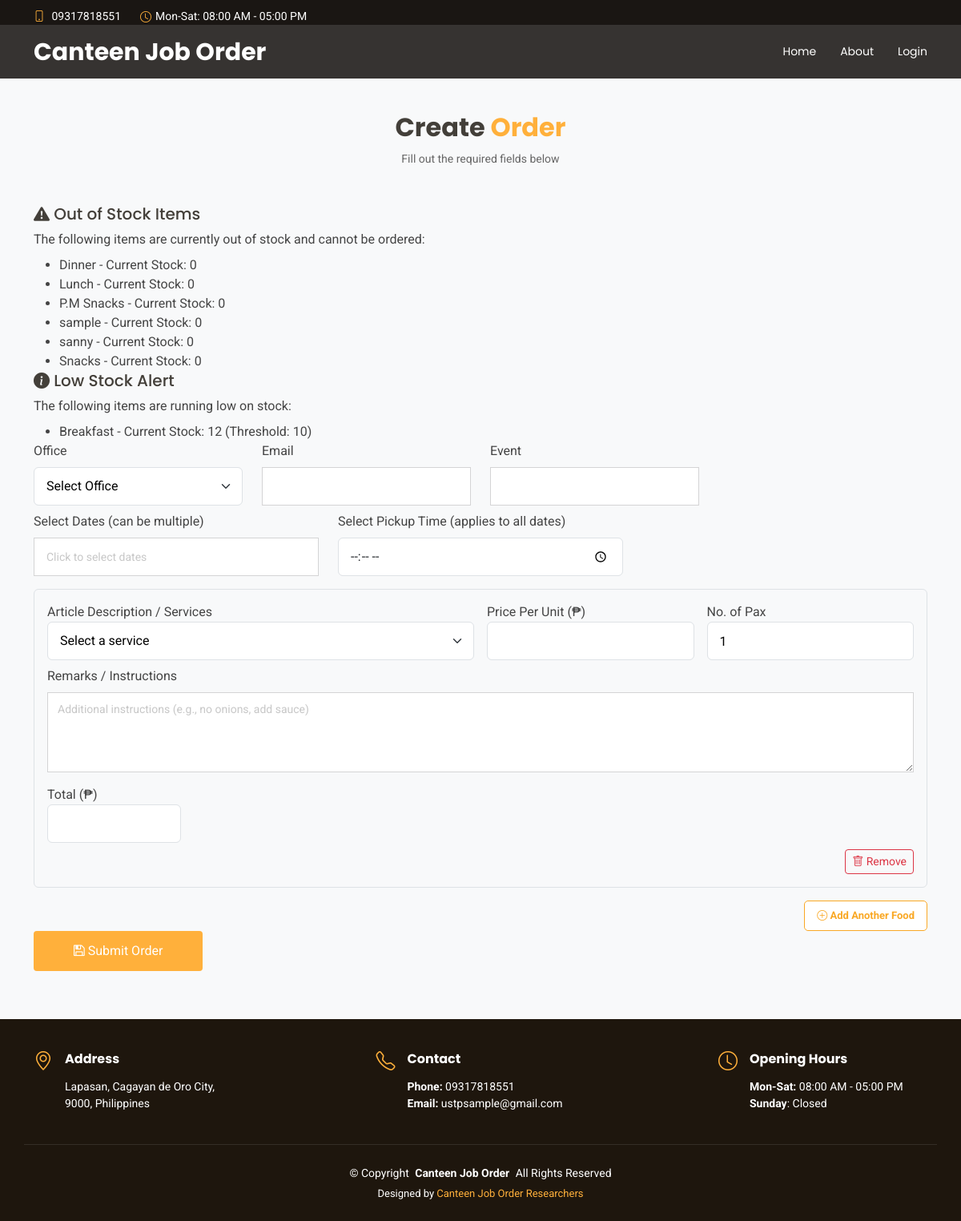
/create_orders.php, run on the app's committed database.
### tables this page shows
CREATE TABLE `system_settings` (
  `Id` int(11) NOT NULL,
  `system_name` varchar(255) NOT NULL,
  `about_us` text NOT NULL,
  `address` text NOT NULL,
  `email` varchar(50) NOT NULL,
  `contact` varchar(50) NOT NULL,
  `logo` varchar(255) NOT NULL,
  `gallery` varchar(255) NOT NULL,
  `status` int(11) NOT NULL DEFAULT 0 COMMENT '0=Inactive, 1=Active',
  `created_at` timestamp NOT NULL DEFAULT current_timestamp()
);

CREATE TABLE `tblitem` (
  `item_id` int(11) NOT NULL,
  `item_name` varchar(150) NOT NULL,
  `item_unit_price` decimal(10,2) NOT NULL,
  `stock_qty` int(11) NOT NULL DEFAULT 0,
  `low_stock_threshold` int(11) NOT NULL DEFAULT 10,
  `item_added_by` int(11) NOT NULL
);

### php/db_config.php (called while the page is built, shortened)
<?php
	class db_connect {
	    private $host = DB_HOST;
	    private $user = DB_USER;
	    private $pass = DB_PASS;
	    private $name = DB_NAME;
	    public function connect() {
	        $this->conn = new mysqli($this->host, $this->user, $this->pass, $this->name);
	        return true;
	    }
	}
?>

### php/classes.php (called while the page is built, shortened)
<?php
    require_once 'db_config.php';
    class db_class extends db_connect {
            public function getActiveSystemSettings() {
                $query=$this->conn->prepare("SELECT * FROM system_settings WHERE status=1 LIMIT 1") or die($this->conn->error);
                if($query->execute()){
                    $result=$query->get_result();
                    return $result;
                }
            }
    }

### create_orders.php (the view, shortened to what this page needs)
<?php
require_once 'header.php';
$lowStockItems = [];
$criticalStockItems = [];
$outOfStockItems = [];
try {
  $conn = $db->getConnection();
  $stmt = $conn->prepare("SELECT item_id, item_name, item_unit_price, stock_qty, low_stock_threshold, item_added_by FROM tblitem WHERE 1 ORDER BY item_name ASC");
  if ($stmt && $stmt->execute()) {
    $result = $stmt->get_result();
    while ($row = $result->fetch_assoc()) {
      $stockQty = isset($row['stock_qty']) ? (int)$row['stock_qty'] : 0;
      $threshold = isset($row['low_stock_threshold']) ? (int)$row['low_stock_threshold'] : 10;
      if ($stockQty <= 0) {
        $outOfStockItems[] = $row;
      } elseif ($stockQty <= $threshold) {
        $criticalStockItems[] = $row;
      } elseif ($stockQty <= ($threshold * 2)) {
        $lowStockItems[] = $row;
      }
    }
  }
} catch (Exception $e) {
}
?>
<section id="contact" class="contact section bg-light">
  <div class="container section-title" data-aos="fade-up">
    <div><span>Create</span> <span class="description-title">Order</span></div>
    <p>Fill out the required fields below</p>
  </div>
  <div class="container" data-aos="fade-up">
    <?php if (!empty($outOfStockItems) || !empty($criticalStockItems) || !empty($lowStockItems)): ?>
      <div class="stock-warnings">
        <?php if (!empty($outOfStockItems)): ?>
          <div class="stock-warning out-of-stock">
            <h5><i class="bi bi-exclamation-triangle-fill"></i> Out of Stock Items</h5>
            <p class="mb-2">The following items are currently out of stock and cannot be ordered:</p>
            <ul class="mb-0">
              <?php foreach ($outOfStockItems as $item): ?>
                <li><?= htmlspecialchars($item['item_name']) ?> - Current Stock: 0</li>
              <?php endforeach; ?>
            </ul>
          </div>
        <?php endif; ?>
        <?php if (!empty($lowStockItems)): ?>
          <div class="stock-warning">
            <h5><i class="bi bi-info-circle-fill"></i> Low Stock Alert</h5>
            <p class="mb-2">The following items are running low on stock:</p>
            <ul class="mb-0">
              <?php foreach ($lowStockItems as $item): ?>
                <li><?= htmlspecialchars($item['item_name']) ?> - Current Stock: <?= (int)$item['stock_qty'] ?> (Threshold: <?= (int)$item['low_stock_threshold'] ?>)</li>
              <?php endforeach; ?>
            </ul>
          </div>
        <?php endif; ?>
      </div>
    <?php endif; ?>
    <form id="createOrderForm" method="post" role="form" class="php-email-form" autocomplete="off">
      <div class="row mb-3">
        <div class="col-lg-3 col-md-3 col-sm-6 col-12">
          <div class="form-group">
            <label class="form-label">Office</label>
            <select name="office_id" id="office_select" class="form-control form-select"
              style="color: #000; background-color: #fff;" required onchange="handleOfficeChange()">
              <option value="" disabled selected>Select Office</option>
            </select>
          </div>
        </div>
        <div class="col-lg-3 col-md-3 col-sm-6 col-12">
          <div class="form-group">
            <label class="form-label">Email</label>
            <input type="email" name="office_email" id="office_email" class="form-control" required readonly>
          </div>
        </div>
        <div class="col-lg-3 col-md-3 col-sm-6 col-12">
          <div class="form-group">
            <label class="form-label">Event</label>
            <input type="text" name="event" class="form-control" required>
          </div>
        </div>
        <div class="col-lg-4 col-md-4 col-sm-12">
          <label class="form-label">Select Dates (can be multiple)</label>
          <input type="text" id="multiple_dates_picker" class="form-control" placeholder="Click to select dates" required>
        </div>
        <div class="col-lg-4 col-md-4 col-sm-12">
          <label class="form-label">Select Pickup Time (applies to all dates)</label>
          <input type="time" id="single_time_picker" class="form-control" required>
        </div>
        <div class="col-lg-4 col-md-4 col-sm-12">
        </div>
      </div>
      <div id="orderItemsContainer">
        <div class="order-item border rounded p-3 mb-3">
          <div class="row g-3 align-items-end">
            <div class="col-lg-6 col-md-6 col-sm-6 col-12">
              <label for="description">Article Description / Services</label>
              <select name="description[]" class="form-control form-select description" onchange="updatePrice()"
                style="color: #000; background-color: #fff;">
                <option value="" disabled selected>Select a service</option>
              </select>
            </div>
            <div class="col-lg-3 col-md-3 col-sm-6 col-12">
              <label for="price">Price Per Unit (₱)</label>
              <input type="number" name="price[]" class="form-control price" readonly
                style="color: #000; background-color: #fff;">
            </div>
            <div class="col-lg-3 col-md-3 col-sm-6 col-12">
              <label for="quantity">No. of Pax</label>
              <input type="number" name="quantity[]" class="form-control quantity" min="1" value="1"
                oninput="calculateTotal()" style="color: #000; background-color: #fff;">
            </div>
            <div class="col-md-12 mt-2">
              <label class="form-label">Remarks / Instructions</label>
              <textarea name="remarks[]" class="form-control" rows="1"
                placeholder="Additional instructions (e.g., no onions, add sauce)"
                style="color: #000; background-color: #fff;"></textarea>
            </div>
            <div class="col-lg-2 col-md-2 col-sm-6 col-12">
              <label for="total">Total (₱)</label>
              <input type="number" name="total[]" class="form-control total" readonly
                style="color: #000; background-color: #fff;">
            </div>
            <div class="col-md-12 text-end mt-2">
              <button type="button" class="btn btn-outline-danger btn-sm remove-item-btn">
                <i class="bi bi-trash"></i> Remove
              </button>
            </div>
          </div>
        </div>
      </div>
      <div class="text-end">
        <button type="button" id="addItemBtn" class="buy-btn">
          <i class="bi bi-plus-circle"></i> Add Another Food
        </button>
      </div>
      <button type="submit"><i class="fa fa-save"></i> Submit Order</button>
    </form>
  </div>
</section>
<?php require_once 'footer.php'; ?>
<link rel="stylesheet" href="https://cdn.jsdelivr.net/npm/daterangepicker/daterangepicker.css">

### header.php (shortened to what this page needs)
<?php
  require_once 'php/db_config.php';
  require_once 'php/classes.php';
  $db = new db_class();
  $system_settings = $db->getActiveSystemSettings();
  $system_info = null;
  if ($system_settings && $system_settings->num_rows === 0) {
      $system_info = [
          'system_name' => 'Default System Name',
          'address' => 'Default Address',
          'contact' => '09123456789',
          'email' => 'mail@gmail.com',
          'about_us' => 'Sample description',
          'logo' => 'avatar.png'
      ];
  } elseif ($system_settings) {
      $system_info = $system_settings->fetch_assoc();
  } else {
  }
  $current_page = basename($_SERVER['PHP_SELF']);
?>
<!DOCTYPE html>
<html lang="en">
<head>
  <link href="vendors/font-awesome/css/font-awesome.min.css" rel="stylesheet">
  <link href="assets/vendor/bootstrap/css/bootstrap.min.css" rel="stylesheet">
  <link href="assets/vendor/bootstrap-icons/bootstrap-icons.css" rel="stylesheet">
  <link href="assets/vendor/aos/aos.css" rel="stylesheet">
  <link href="assets/vendor/glightbox/css/glightbox.min.css" rel="stylesheet">
  <link href="assets/vendor/swiper/swiper-bundle.min.css" rel="stylesheet">
  <link href="vendors/fullcalendar/dist/fullcalendar.min.css" rel="stylesheet">
  <link href="vendors/fullcalendar/dist/fullcalendar.print.css" rel="stylesheet" media="print">
  <link rel="stylesheet" href="assets/css/sweetalert2.min.css">
  <link href="vendors/datatables.net-bs/css/dataTables.bootstrap.min.css" rel="stylesheet">
  <link href="vendors/datatables.net-buttons-bs/css/buttons.bootstrap.min.css" rel="stylesheet">
  <link href="vendors/datatables.net-fixedheader-bs/css/fixedHeader.bootstrap.min.css" rel="stylesheet">
  <link href="vendors/datatables.net-responsive-bs/css/responsive.bootstrap.min.css" rel="stylesheet">
  <link href="vendors/datatables.net-scroller-bs/css/scroller.bootstrap.min.css" rel="stylesheet">
  <link href="assets/css/main.css" rel="stylesheet">
</head>
<body class="index-page">
  <header id="header" class="header fixed-top">
    <div class="topbar d-flex align-items-center">
      <div class="container d-flex justify-content-end justify-content-md-between">
        <div class="contact-info d-flex align-items-center">
          <i class="bi bi-phone d-flex align-items-center d-none d-lg-block">
            <span><?= $system_info['contact'] ?></span>
          </i>
          <i class="bi bi-clock ms-4 d-none d-lg-flex align-items-center">
            <span>Mon-Sat: 08:00 AM - 05:00 PM</span>
          </i>
        </div>
      </div>
    </div>
    <div class="branding d-flex align-items-cente">
      <div class="container position-relative d-flex align-items-center justify-content-between">
        <a href="index.php" class="logo d-flex align-items-center">
          <h1 class="sitename"><?= $system_info['system_name'] ?></h1>
        </a>
        <nav id="navmenu" class="navmenu">
          <ul>
            <li><a href="index.php?#gallery">Home</a></li>
            <li><a href="about.php?#hero">About</a></li>
            <?php if ($current_page != 'login.php'): ?>
              <li><a href="login.php" class="cta-btn">Login</a></li>
            <?php endif; ?>
          </ul>
        </nav>
      </div>
    </div>
  </header>

### footer.php (shortened to what this page needs)
<footer id="footer" class="footer dark-background">
    <div class="container">
        <div class="row gy-3 d-flex justify-content-between">
            <div class="col-lg-3 col-md-6 d-flex">
                <i class="bi bi-geo-alt icon"></i>
                <div class="address">
                    <h4>Address</h4>
                    <p><?= $system_info['address'] ?></p>
                </div>
            </div>
            <div class="col-lg-3 col-md-6 d-flex">
                <i class="bi bi-telephone icon"></i>
                <div>
                    <h4>Contact</h4>
                    <p>
                        <strong>Phone:</strong> <span><?= $system_info['contact'] ?></span><br>
                        <strong>Email:</strong> <span><?= $system_info['email'] ?></span><br>
                    </p>
                </div>
            </div>
            <div class="col-lg-3 col-md-6 d-flex">
                <i class="bi bi-clock icon"></i>
                <div>
                    <h4>Opening Hours</h4>
                    <p>
                        <strong>Mon-Sat:</strong> <span>08:00 AM - 05:00 PM</span><br>
                        <strong>Sunday</strong>: <span>Closed</span>
                    </p>
                </div>
            </div>
        </div>
    </div>
    <div class="container copyright text-center mt-4">
        <p>© <span>Copyright</span> <strong class="px-1 sitename"><?= $system_info['system_name'] ?></strong> <span>All Rights Reserved</span>
        </p>
        <div class="credits">
            Designed by <a href="#"><?= $system_info['system_name'] ?> Researchers</a>
        </div>
    </div>
</footer>
</body>
</html>

### header.php (style rules this page uses)
#contact, #testimonials { padding-top: 125px; }
.section-title { text-align: center; padding-bottom: 30px; }
.section-title p { margin-top: 5px; font-size: 14px; color: #666; }
.buy-btn { background-color: #ffffff; color: #f9a825; border: 1px solid #f9a825; padding: 8px 15px; font-size: 13px; font-weight: bold; border-radius: 5px; cursor: pointer; transition: background-color 0.3s ease, color 0.3s ease; }

### data on the page
system_settings: contact "09317818551", system_name "Canteen Job Order", address "Lapasan, Cagayan de Oro City, 9000, Philippines", email "ustpsample@gmail.com"
tblitem: item_name "Dinner"
tblitem: item_name "Lunch"
tblitem: item_name "P.M Snacks"
tblitem: item_name "sample"
tblitem: item_name "sanny"
tblitem: item_name "Snacks"
tblitem: item_name "Breakfast", stock_qty "12", low_stock_threshold "10"
